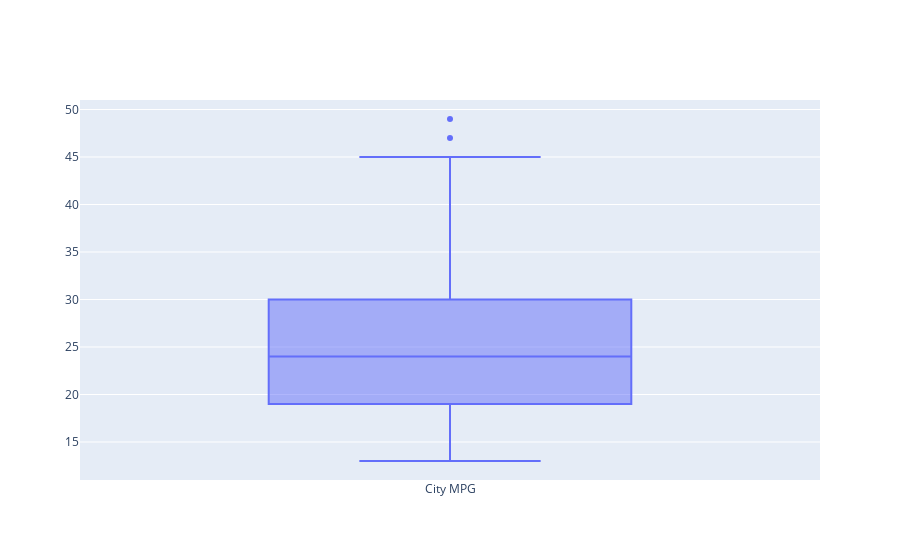

Notebook code for this chart:
### Code cell
offline.iplot(data)

### Figure 1 — Plotly figure (JSON) as saved in the notebook; plotly's stock layout.template omitted (floating-point values rounded to 4 significant figures; data arrays with more than 128 entries replaced by an {"elided": "..."} marker saying what was removed)
{"data": [{"name": "City MPG", "type": "box", "y": {"elided": "205 int values"}}], "layout": {}}
